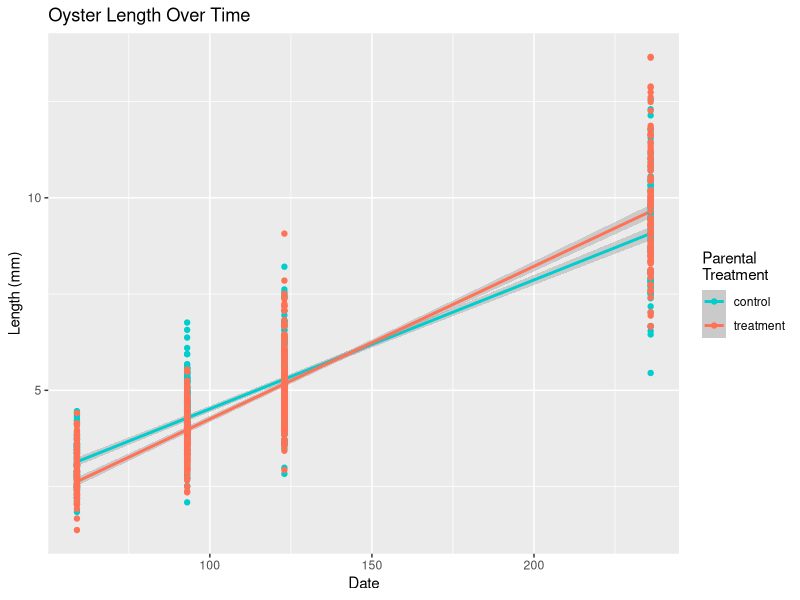
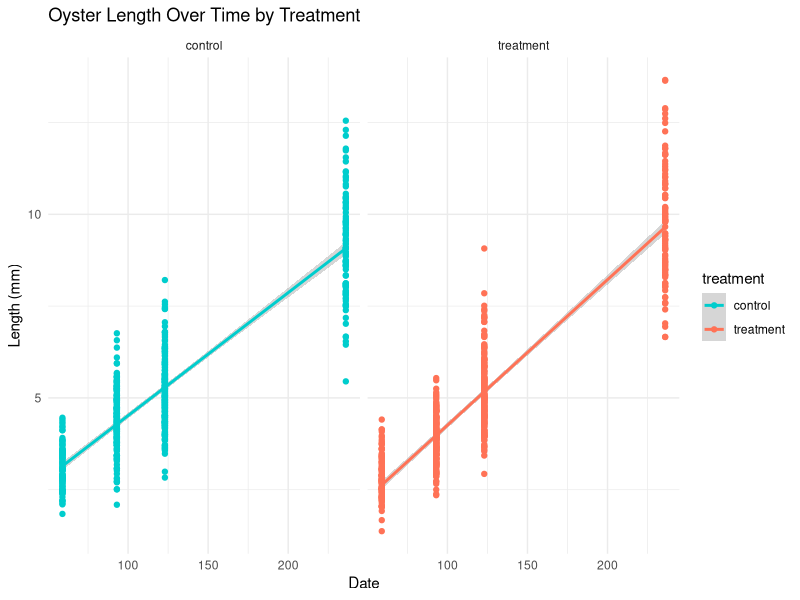
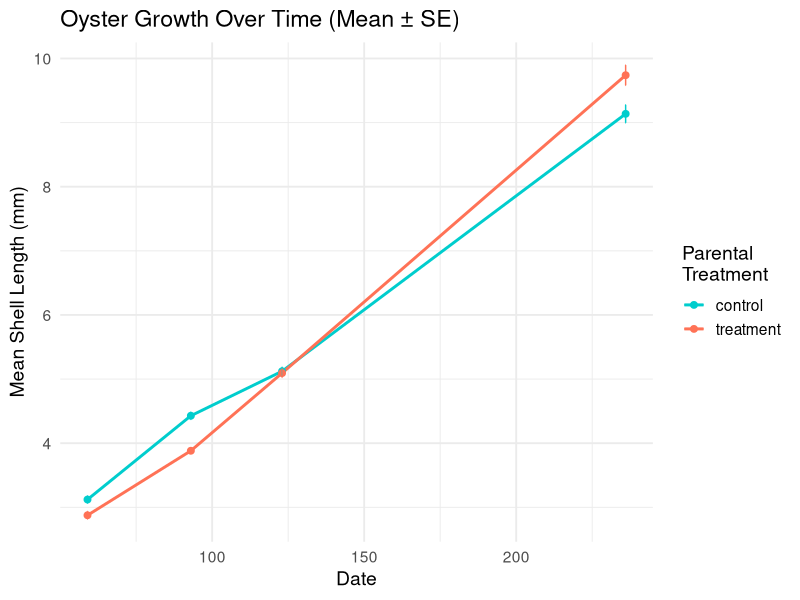
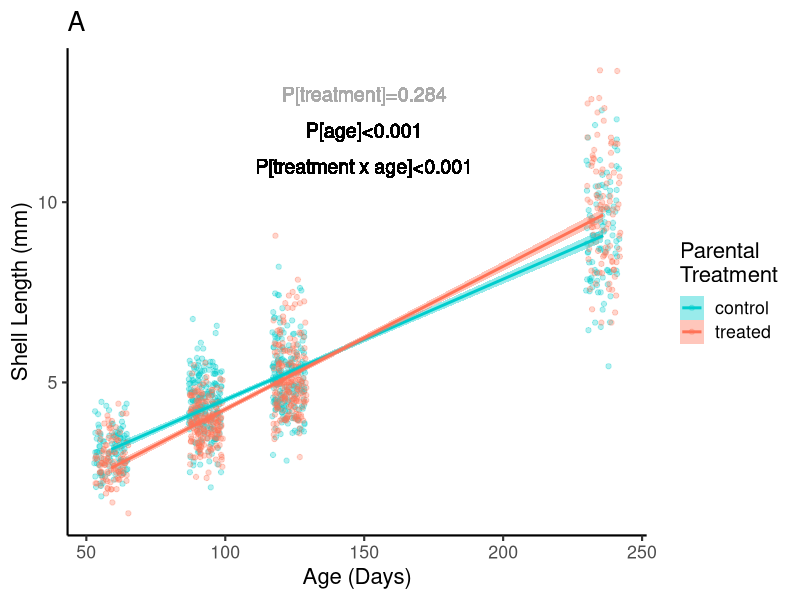
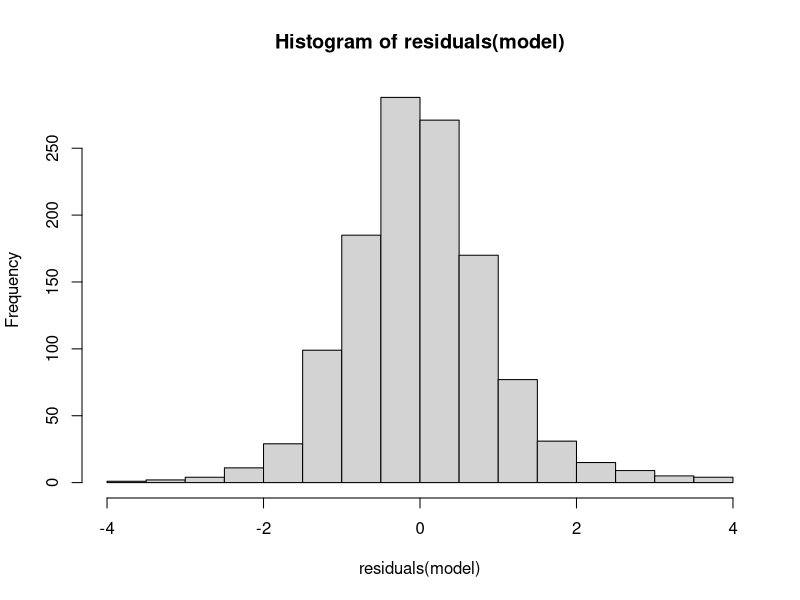
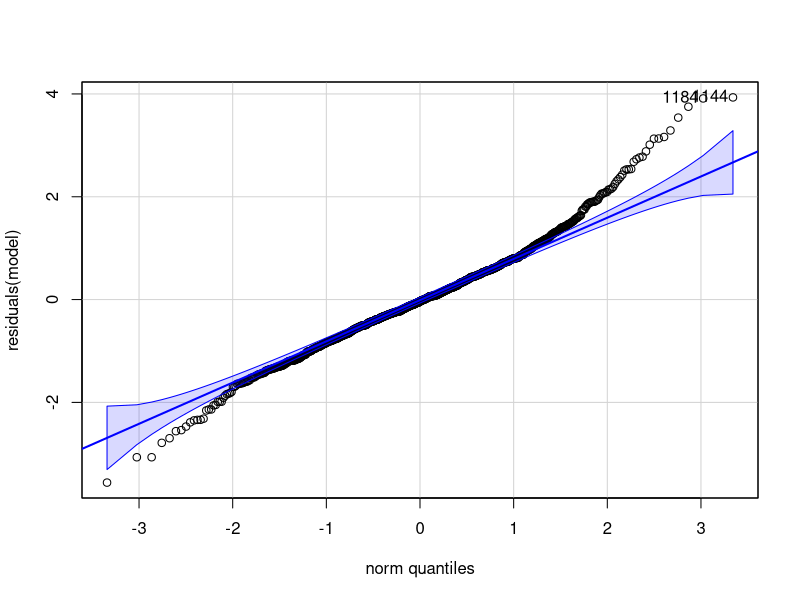
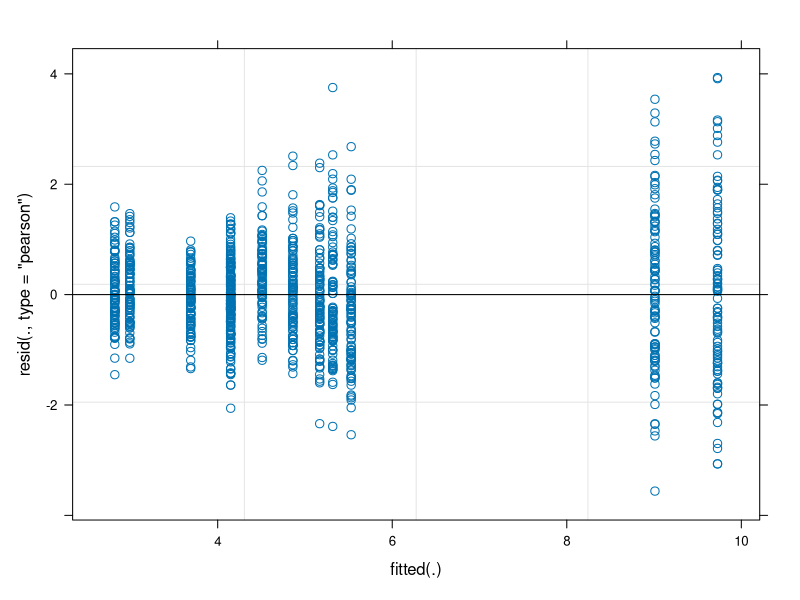
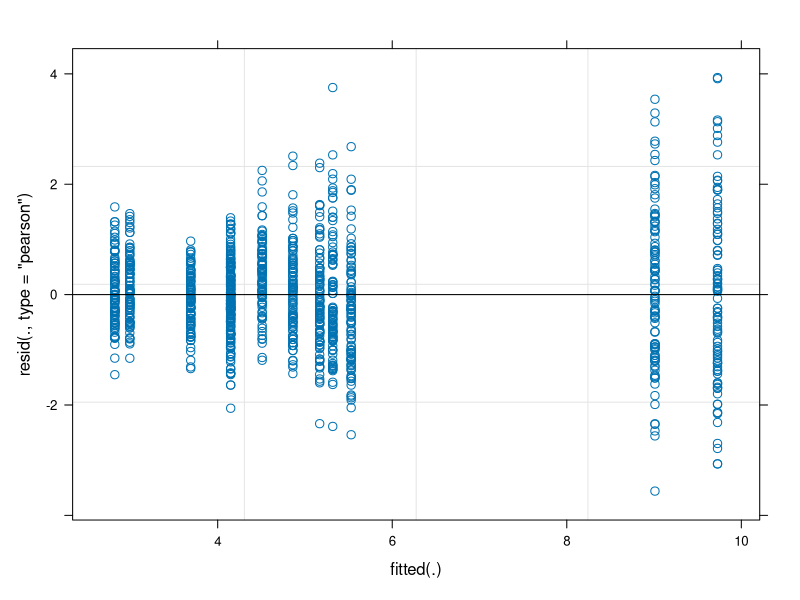

Reproduce these figures in R, in order.
## ---- chunk 1
library(MASS) 
library(tidyverse)
library(ggplot2)
library(readxl)
library(cowplot)
library(lme4)
library(lmerTest)
library(car)
library(effects)
library(emmeans)
library(readr)
library(lubridate)
## ---- chunk 2
growth <- read_csv("data/growth/growth.csv", 
                   col_types = cols(oyster.id = col_number(), 
                                    length.mm = col_number(), image.name = col_skip(), 
                                    notes = col_skip()))

head(growth)

unique(levels(as.factor(growth$date)))

growth<-growth%>%
  mutate(age_days=if_else(date=="20241204", 59, 
                          if_else(date=="20250107", 93, 
                                  if_else(date=="20250206", 123, 
                                          if_else(date=="20250530", 236, NA)))))

unique(levels(as.factor(growth$age_days)))
## ---- chunk 3
ggplot(growth, aes(x = age_days, y = length.mm, color = treatment, group = treatment)) +
  geom_smooth(method="lm")+
  geom_point() +
  labs(title = "Oyster Length Over Time",
       x = "Date",
       y = "Length (mm)") +
  scale_color_manual(
    values = c("control" = "cyan3", "treatment" = "coral1"),
    name = "Parental \nTreatment")

## ---- chunk 4
ggplot(growth, aes(x = age_days, y = length.mm, group = treatment, color = treatment)) +
  geom_smooth(method="lm") +
  geom_point() +
  facet_wrap(~ treatment) +
  labs(title = "Oyster Length Over Time by Treatment",
       x = "Date",
       y = "Length (mm)") +
  scale_color_manual(values = c("control" = "cyan3", "treatment" = "coral1")) +
  theme_minimal()

## ---- chunk 5
growth_summary <- growth %>%
  group_by(age_days, treatment) %>%
  summarise(mean_length = mean(length.mm, na.rm = TRUE),
            se = sd(length.mm, na.rm = TRUE)/sqrt(n()), .groups = 'drop')

# Summarize the data: mean and standard error per date and treatment
growth_summary <- growth %>%
  group_by(age_days, treatment) %>%
  summarise(
    mean_length = mean(length.mm, na.rm = TRUE),
    se = sd(length.mm, na.rm = TRUE) / sqrt(n()),
    .groups = "drop"
  );growth_summary

# Plot
ggplot(growth_summary, aes(x = age_days, y = mean_length, color = treatment, group = treatment)) +
  geom_line(size = 1) +
  geom_point(size = 2) +
  geom_errorbar(aes(ymin = mean_length - se, ymax = mean_length + se), width = 0.2) +
  labs(
    title = "Oyster Growth Over Time (Mean ± SE)",
    x = "Date",
    y = "Mean Shell Length (mm)",
    color = "Parental \nTreatment"
  ) +
  scale_color_manual(values = c("control" = "cyan3", "treatment" = "coral1")) +
  theme_minimal(base_size = 14)
## ---- chunk 6
plot1 <-ggplot(growth, aes(x = age_days, y = length.mm, color = treatment, fill=treatment)) +
  geom_point(position=position_jitterdodge(), alpha=0.3)+
  geom_smooth(method = "lm", se = TRUE) +  # Linear model per treatment
  labs(
    title = "A",
    x = "Age (Days)",
    y = "Shell Length (mm)",
    color = "Parental \nTreatment",
    fill = "Parental \nTreatment"
  ) +
  scale_color_manual(values = c("control" = "cyan3", "treatment" = "coral1"), labels=c("control", "treated")) +
  scale_fill_manual(values = c("control" = "cyan3", "treatment" = "coral1"), labels=c("control", "treated")) +
  geom_text(x=150, y=13, label="P[treatment]=0.284", color="darkgrey", size=5, inherit.aes=FALSE)+
  geom_text(x=150, y=12, label="P[age]<0.001", size=5, inherit.aes=FALSE)+
  geom_text(x=150, y=11, label="P[treatment x age]<0.001", size=5, inherit.aes=FALSE)+
  theme_classic(base_size = 16);plot1

ggsave(plot1, filename="figures/growth/growth.png", width=6, height=5)

## ---- chunk 7
head(growth)

model<-lmer(length.mm ~ treatment * age_days+(1|tank), data=growth)
summary(model)
car::Anova(model, type = "II")

hist(residuals(model))
qqPlot(residuals(model))

plot(model, which = 1)   # Residuals vs fitted
plot(model, which = 3)   # Scale-Location plot

#use a transformation to meet assumptions 

model<-lmer(log10(length.mm) ~ treatment * age_days+(1|tank), data=growth)
summary(model)
car::Anova(model, type = "II")
qqPlot(residuals(model))

plot(model, which = 1)   # Residuals vs fitted
plot(model, which = 3)   # Scale-Location plot

#assumptions met 
rand(model)

model<-lmer(log10(length.mm) ~ treatment * as.factor(age_days)+(1|tank), data=growth)
emm<-emmeans(model, ~treatment|as.factor(age_days))
pairs(emm)
